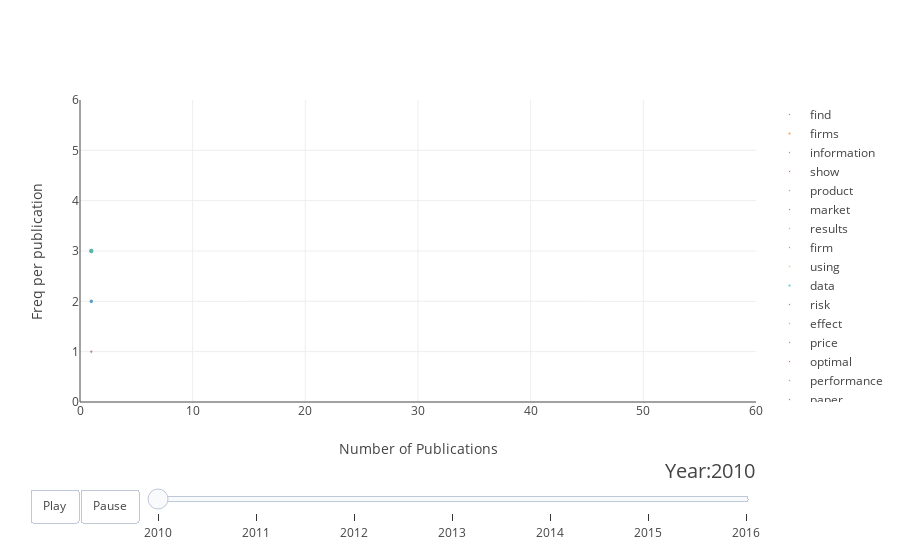

Here is the notebook cell this chart was saved with:
### Code cell
init_notebook_mode(connected=True)

years = [2009, 2010, 2011, 2012, 2013, 2014, 2015, 2016]
# make list of continents
continents = []
for continent in c['words']:
    if continent not in continents:
        continents.append(continent)
# make figure
figure = {
    'data': [],
    'layout': {},
    'frames': []
}

# fill in most of layout
figure['layout']['xaxis'] = {'range': [0, 60], 'title': 'Number of Publications'}
figure['layout']['yaxis'] = {'range': [0, 6], 'title': 'Freq per publication', 'type': 'float'}
figure['layout']['hovermode'] = 'closest'
figure['layout']['sliders'] = {
    'args': [
        'transition', {
            'duration': 400,
            'easing': 'cubic-in-out'
        }
    ],
    'initialValue': 2009,
    'plotlycommand': 'animate',
    'values': years,
    'visible': True
}
figure['layout']['updatemenus'] = [
    {
        'buttons': [
            {
                'args': [None, {'frame': {'duration': 500, 'redraw': False},
                                'fromcurrent': True, 'transition': {'duration': 300, 'easing': 'quadratic-in-out'}}],
                'label': 'Play',
                'method': 'animate'
            },
            {
                'args': [[None], {'frame': {'duration': 0, 'redraw': False}, 'mode': 'immediate',
                                  'transition': {'duration': 0}}],
                'label': 'Pause',
                'method': 'animate'
            }
        ],
        'direction': 'left',
        'pad': {'r': 10, 't': 87},
        'showactive': False,
        'type': 'buttons',
        'x': 0.1,
        'xanchor': 'right',
        'y': 0,
        'yanchor': 'top'
    }
]

sliders_dict = {
    'active': 0,
    'yanchor': 'top',
    'xanchor': 'left',
    'currentvalue': {
        'font': {'size': 20},
        'prefix': 'Year:',
        'visible': True,
        'xanchor': 'right'
    },
    'transition': {'duration': 300, 'easing': 'cubic-in-out'},
    'pad': {'b': 10, 't': 50},
    'len': 0.9,
    'x': 0.1,
    'y': 0,
    'steps': []
}

# make data
year = 2009
for continent in continents:
    dataset_by_year = c[c['year'] == year]
    dataset_by_year_and_cont = dataset_by_year[dataset_by_year['words'] == continent]

    data_dict = {
        'x': list(dataset_by_year_and_cont['number_of_papers']),
        'y': list(dataset_by_year_and_cont['freq_per_paper']),
        'mode': 'markers',
        'text': list(dataset_by_year_and_cont['words']),
        'marker': {
            'sizemode': 'area',
            'sizeref': 0.2,
            'size': list(dataset_by_year_and_cont['freq_words'])
        },
        'name': continent
    }
    figure['data'].append(data_dict)


# make frames
for year in [2010, 2011, 2012, 2013, 2014, 2015, 2016]:
    frame = {'data': [], 'name': str(year)}
    for continent in continents:
        dataset_by_year = c[c['year'] == int(year)]
        dataset_by_year_and_cont = dataset_by_year[dataset_by_year['words'] == continent]
        data_dict = {
            'x': list(dataset_by_year_and_cont['number_of_papers']),
            'y': list(dataset_by_year_and_cont['freq_per_paper']),
            'mode': 'markers',
            'text': list(dataset_by_year_and_cont['words']),
            'marker': {
                'sizemode': 'area',
                'sizeref': 0.2,
                'size': list(dataset_by_year_and_cont['freq_words'])
            },
            'name': continent
        }
        frame['data'].append(data_dict)
    
    figure['frames'].append(frame)
    slider_step = {'args': [
        [year],
        {'frame': {'duration': 300, 'redraw': False},
         'mode': 'immediate',
         'transition': {'duration': 300}}
    ],
        'label': year,
        'method': 'animate'}
    sliders_dict['steps'].append(slider_step)

figure['layout']['sliders'] = [sliders_dict]

iplot(figure)

### Figure 1 — Plotly figure (JSON) as saved in the notebook; plotly's stock layout.template omitted (floating-point values rounded to 4 significant figures)
{"data": [{"marker": {"size": [0], "sizemode": "area", "sizeref": 0.2}, "mode": "markers", "name": "find", "text": ["find"], "x": [0], "y": [0]}, {"marker": {"size": [3], "sizemode": "area", "sizeref": 0.2}, "mode": "markers", "name": "firms", "text": ["firms"], "x": [1], "y": [3]}, {"marker": {"size": [0], "sizemode": "area", "sizeref": 0.2}, "mode": "markers", "name": "information", "text": ["information"], "x": [0], "y": [0]}, {"marker": {"size": [0], "sizemode": "area", "sizeref": 0.2}, "mode": "markers", "name": "show", "text": ["show"], "x": [0], "y": [0]}, {"marker": {"size": [0], "sizemode": "area", "sizeref": 0.2}, "mode": "markers", "name": "product", "text": ["product"], "x": [0], "y": [0]}, {"marker": {"size": [0], "sizemode": "area", "sizeref": 0.2}, "mode": "markers", "name": "market", "text": ["market"], "x": [0], "y": [0]}, {"marker": {"size": [0], "sizemode": "area", "sizeref": 0.2}, "mode": "markers", "name": "results", "text": ["results"], "x": [0], "y": [0]}, {"marker": {"size": [0], "sizemode": "area", "sizeref": 0.2}, "mode": "markers", "name": "firm", "text": ["firm"], "x": [0], "y": [0]}, {"marker": {"size": [0], "sizemode": "area", "sizeref": 0.2}, "mode": "markers", "name": "using", "text": ["using"], "x": [0], "y": [0]}, {"marker": {"size": [3], "sizemode": "area", "sizeref": 0.2}, "mode": "markers", "name": "data", "text": ["data"], "x": [1], "y": [3]}, {"marker": {"size": [2], "sizemode": "area", "sizeref": 0.2}, "mode": "markers", "name": "risk", "text": ["risk"], "x": [1], "y": [2]}, {"marker": {"size": [0], "sizemode": "area", "sizeref": 0.2}, "mode": "markers", "name": "effect", "text": ["effect"], "x": [0], "y": [0]}, {"marker": {"size": [0], "sizemode": "area", "sizeref": 0.2}, "mode": "markers", "name": "price", "text": ["price"], "x": [0], "y": [0]}, {"marker": {"size": [0], "sizemode": "area", "sizeref": 0.2}, "mode": "markers", "name": "optimal", "text": ["optimal"], "x": [0], "y": [0]}, {"marker": {"size": [0], "sizemode": "area", "sizeref": 0.2}, "mode": "markers", "name": "performance", "text": ["performance"], "x": [0], "y": [0]}, {"marker": {"size": [1], "sizemode": "area", "sizeref": 0.2}, "mode": "markers", "name": "paper", "text": ["paper"], "x": [1], "y": [1]}, {"marker": {"size": [0], "sizemode": "area", "sizeref": 0.2}, "mode": "markers", "name": "study", "text": ["study"], "x": [0], "y": [0]}, {"marker": {"size": [0], "sizemode": "area", "sizeref": 0.2}, "mode": "markers", "name": "higher", "text": ["higher"], "x": [0], "y": [0]}, {"marker": {"size": [0], "sizemode": "area", "sizeref": 0.2}, "mode": "markers", "name": "demand", "text": ["demand"], "x": [0], "y": [0]}, {"marker": {"size": [0], "sizemode": "area", "sizeref": 0.2}, "mode": "markers", "name": "new", "text": ["new"], "x": [0], "y": [0]}], "layout": {"hovermode": "closest", "sliders": [{"active": 0, "currentvalue": {"font": {"size": 20}, "prefix": "Year:", "visible": true, "xanchor": "right"}, "len": 0.9, "pad": {"b": 10, "t": 50}, "steps": [{"args": [[2010], {"frame": {"duration": 300, "redraw": false}, "mode": "immediate", "transition": {"duration": 300}}], "label": 2010, "method": "animate"}, {"args": [[2011], {"frame": {"duration": 300, "redraw": false}, "mode": "immediate", "transition": {"duration": 300}}], "label": 2011, "method": "animate"}, {"args": [[2012], {"frame": {"duration": 300, "redraw": false}, "mode": "immediate", "transition": {"duration": 300}}], "label": 2012, "method": "animate"}, {"args": [[2013], {"frame": {"duration": 300, "redraw": false}, "mode": "immediate", "transition": {"duration": 300}}], "label": 2013, "method": "animate"}, {"args": [[2014], {"frame": {"duration": 300, "redraw": false}, "mode": "immediate", "transition": {"duration": 300}}], "label": 2014, "method": "animate"}, {"args": [[2015], {"frame": {"duration": 300, "redraw": false}, "mode": "immediate", "transition": {"duration": 300}}], "label": 2015, "method": "animate"}, {"args": [[2016], {"frame": {"duration": 300, "redraw": false}, "mode": "immediate", "transition": {"duration": 300}}], "label": 2016, "method": "animate"}], "transition": {"duration": 300, "easing": "cubic-in-out"}, "x": 0.1, "xanchor": "left", "y": 0, "yanchor": "top"}], "updatemenus": [{"buttons": [{"args": [null, {"frame": {"duration": 500, "redraw": false}, "fromcurrent": true, "transition": {"duration": 300, "easing": "quadratic-in-out"}}], "label": "Play", "method": "animate"}, {"args": [[null], {"frame": {"duration": 0, "redraw": false}, "mode": "immediate", "transition": {"duration": 0}}], "label": "Pause", "method": "animate"}], "direction": "left", "pad": {"r": 10, "t": 87}, "showactive": false, "type": "buttons", "x": 0.1, "xanchor": "right", "y": 0, "yanchor": "top"}], "xaxis": {"range": [0, 60], "title": "Number of Publications"}, "yaxis": {"range": [0, 6], "title": "Freq per publication", "type": "float"}}}
